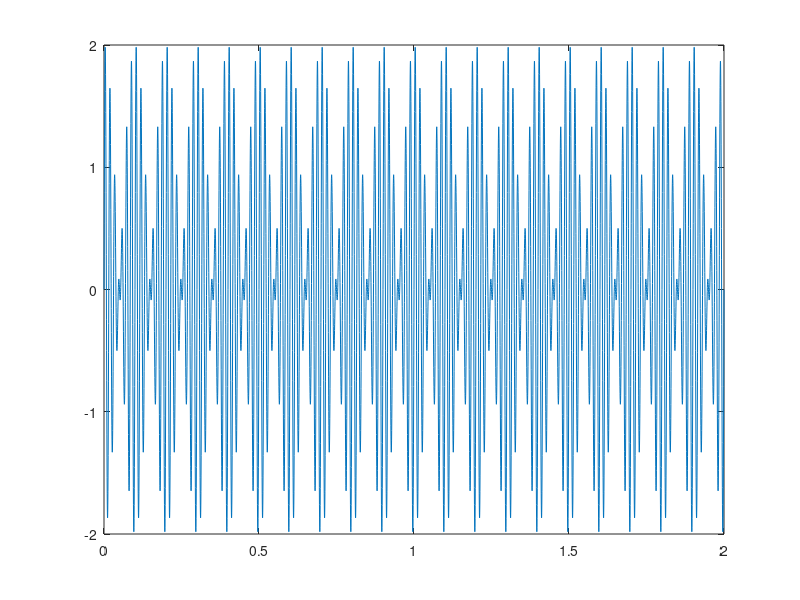
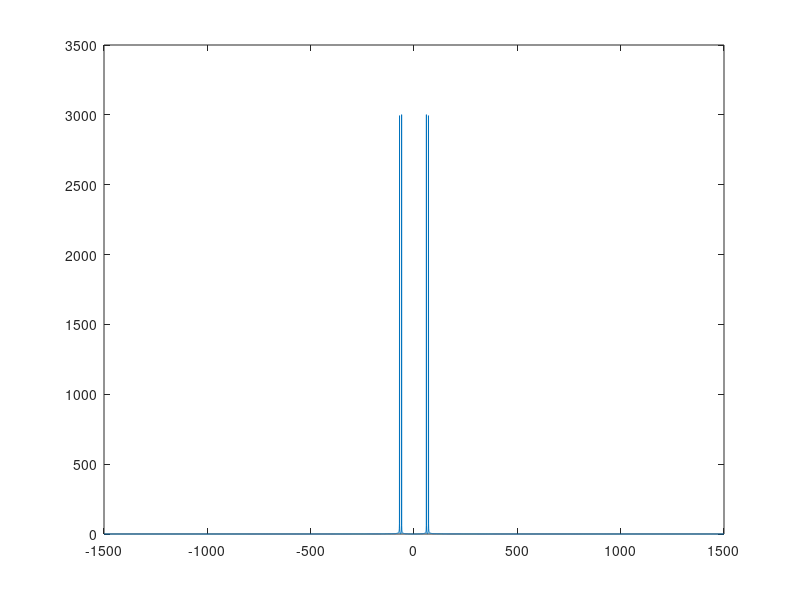
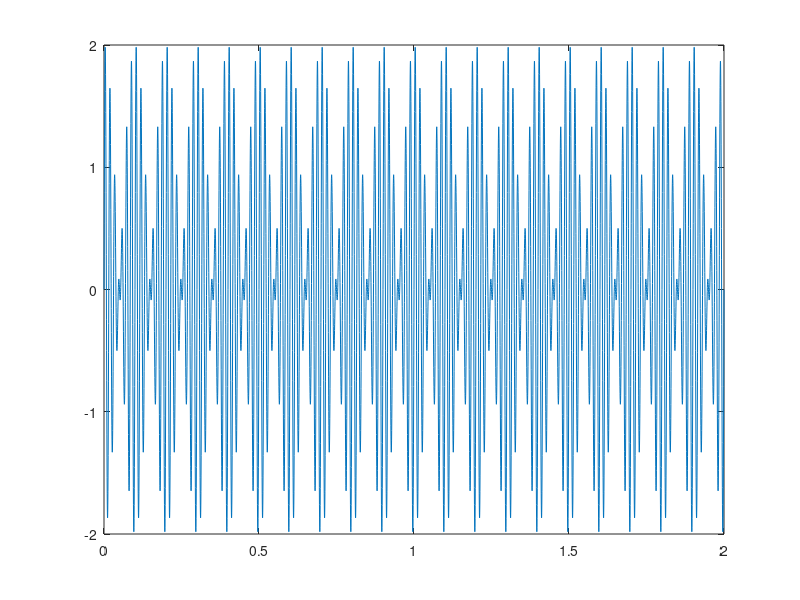

Source code (MATLAB) for these figures, in order:
T=2; % total time period over which signal was sampled
fs=3000; % Sampling rate

t=0.0:1/fs:T;
ydata=sin(2*pi*70*t);
ynoise=sin(2*pi*60*t);
y=ydata+ynoise;
figure;
plot(t,y);
Y=fft(y);
y_f=fftshift(abs(Y));
f=linspace(-1*length(t),length(t),length(t))*fs/2/length(t);
figure;
plot(f,y_f);
Y2=ifft(Y);
hold on
figure;
plot(t,Y2);







